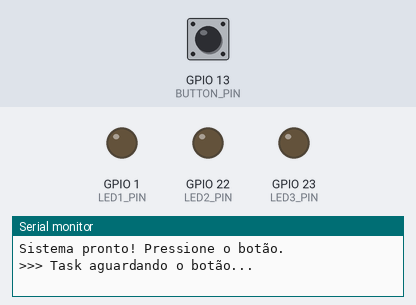
Bench run of a sketch on a simulated ESP32. Parts: output pins drawn as LEDs (lit = HIGH), the last lines printed to the serial monitor. The inputs (shaded band) are chosen by the test bench; at power-on: GPIO 13 (BUTTON_PIN) HIGH.

Above: at 2.2 s.
2.3 s: GPIO 13 (BUTTON_PIN) pulled LOW for 0.15 s
At 3.5 s:
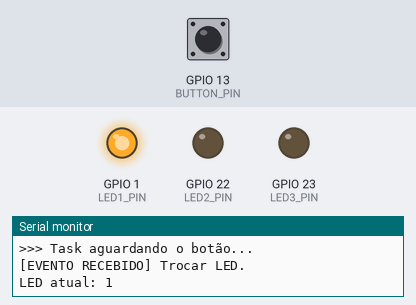
3.9 s: GPIO 13 (BUTTON_PIN) pulled LOW for 1 s
At 5.0 s:
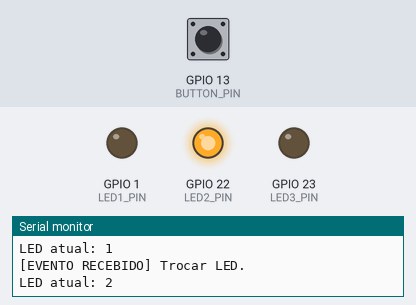
6.4 s: GPIO 13 (BUTTON_PIN) pulled LOW for 0.15 s
At 6.9 s:
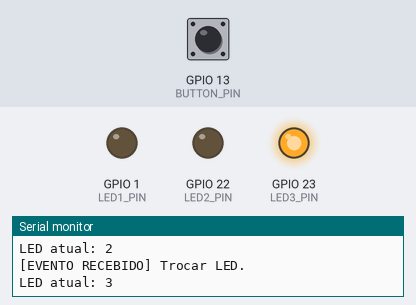
8.0 s: GPIO 13 (BUTTON_PIN) pulled LOW for 3.2 s
At 9.2 s:
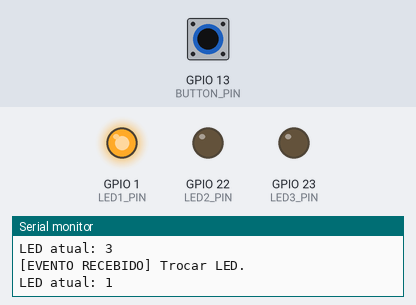
Timing chart, 0 to 11.0 s (numbered marks = the images above; inputs shaded):
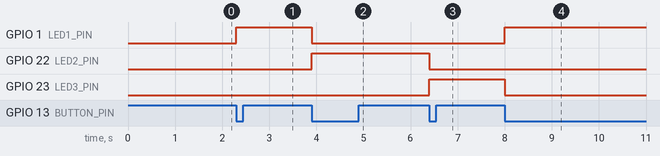

The sketch:

atividade3.ino
```cpp
#include <Arduino.h>

// --- Definições ---
#define BUTTON_PIN      13
#define LED1_PIN        1
#define LED2_PIN        22
#define LED3_PIN        23
#define TASK_STACK_SIZE 2048

SemaphoreHandle_t xButtonSemaphore = NULL;

// --- Protótipos ---
void vTaskButtonProcessor(void *pvParameters);
void IRAM_ATTR isrButtonHandler();

// --- Variável global de estado ---
volatile int currentLED = 0;

//================================================================
// ISR - Interrupção do botão
//================================================================
void IRAM_ATTR isrButtonHandler() {
  BaseType_t xHigherPriorityTaskWoken = pdFALSE;
  xSemaphoreGiveFromISR(xButtonSemaphore, &xHigherPriorityTaskWoken);
  if (xHigherPriorityTaskWoken == pdTRUE) {
    portYIELD_FROM_ISR();
  }
}

//================================================================
// Task de processamento do evento
//================================================================
void vTaskButtonProcessor(void *pvParameters) {
  Serial.println(">>> Task aguardando o botão...");

  for (;;) {
    if (xSemaphoreTake(xButtonSemaphore, portMAX_DELAY) == pdTRUE) {
      Serial.println("\n[EVENTO RECEBIDO] Trocar LED.");

      // Desliga todos os LEDs
      digitalWrite(LED1_PIN, LOW);
      digitalWrite(LED2_PIN, LOW);
      digitalWrite(LED3_PIN, LOW);

      // Avança para o próximo LED
      currentLED++;
      if (currentLED > 3) currentLED = 1;

      // Liga o LED correspondente
      switch (currentLED) {
        case 1: digitalWrite(LED1_PIN, HIGH); break;
        case 2: digitalWrite(LED2_PIN, HIGH); break;
        case 3: digitalWrite(LED3_PIN, HIGH); break;
      }

      Serial.print("LED atual: ");
      Serial.println(currentLED);

      vTaskDelay(pdMS_TO_TICKS(200)); // anti-repique simples
    }
  }
}

//================================================================
// Setup
//================================================================
void setup() {
  Serial.begin(115200);
  delay(1000);
  Serial.println("\n--- FreeRTOS: ISR + Semáforo + Múltiplos LEDs ---");

  pinMode(LED1_PIN, OUTPUT);
  pinMode(LED2_PIN, OUTPUT);
  pinMode(LED3_PIN, OUTPUT);
  pinMode(BUTTON_PIN, INPUT_PULLUP);

  // Cria o semáforo
  xButtonSemaphore = xSemaphoreCreateBinary();
  if (xButtonSemaphore == NULL) {
    Serial.println("ERRO: falha ao criar semáforo!");
    while (1);
  }

  // Anexa interrupção
  attachInterrupt(digitalPinToInterrupt(BUTTON_PIN), isrButtonHandler, FALLING);

  // Cria a Task
  xTaskCreatePinnedToCore(
    vTaskButtonProcessor,
    "ButtonTask",
    TASK_STACK_SIZE,
    NULL,
    2,
    NULL,
    1
  );

  Serial.println("Sistema pronto! Pressione o botão.");
}

void loop() {
  vTaskDelay(pdMS_TO_TICKS(5000));
}
```

Measured:
- after the input at 2.3 s, GPIO 1 (LED1_PIN): LOW → HIGH at once
- after the input at 3.9 s, GPIO 1 (LED1_PIN): HIGH → LOW at once; GPIO 22 (LED2_PIN): LOW → HIGH at once
- after the input at 6.4 s, GPIO 22 (LED2_PIN): HIGH → LOW at once; GPIO 23 (LED3_PIN): LOW → HIGH at once
- after the input at 8.0 s, GPIO 1 (LED1_PIN): LOW → HIGH at once; GPIO 23 (LED3_PIN): HIGH → LOW at once
